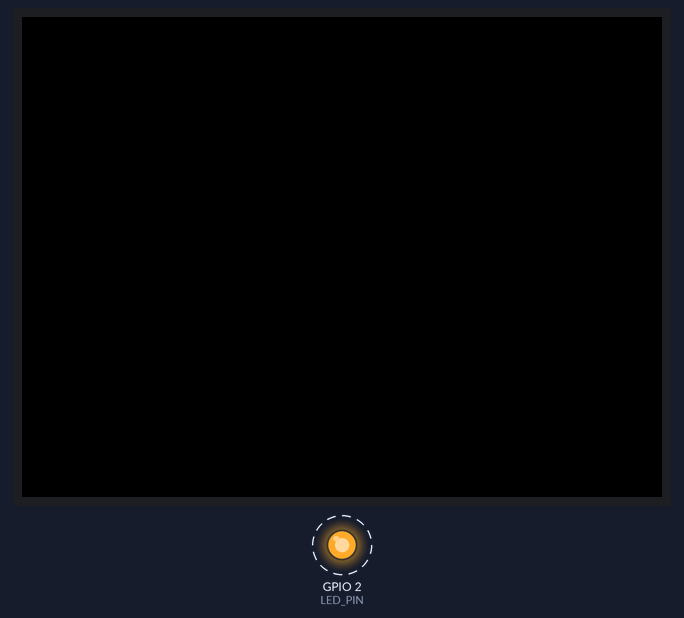
This sketch was run on a simulated ESP32. Shown: 320×240 colour display, output pins drawn as LEDs (lit = HIGH). Dashed ring = blinking.

Above: at 0.4 s.
Timing chart, 0 to 3.1 s (numbered marks = the images above):
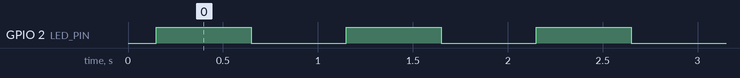

Measured:
- by itself, GPIO 2 (LED_PIN): alternates HIGH for 0.50 s and LOW for 0.50 s

The sketch:

Lchika.ino
```cpp
#include <M5Stack.h>

#define LED_PIN 2

void setup() {
    M5.begin();  // M5Stackを初期化する
    pinMode(LED_PIN, OUTPUT);  // GPIO2を出力モードに設定する
}

void loop() {
    digitalWrite(LED_PIN, HIGH);  // GPIO2をHIGHにする
    delay(500);                   // 0.5秒待つ
    digitalWrite(LED_PIN, LOW);   // GPIO2をLOWにする
    delay(500);                   // 0.5秒待つ
}
```
